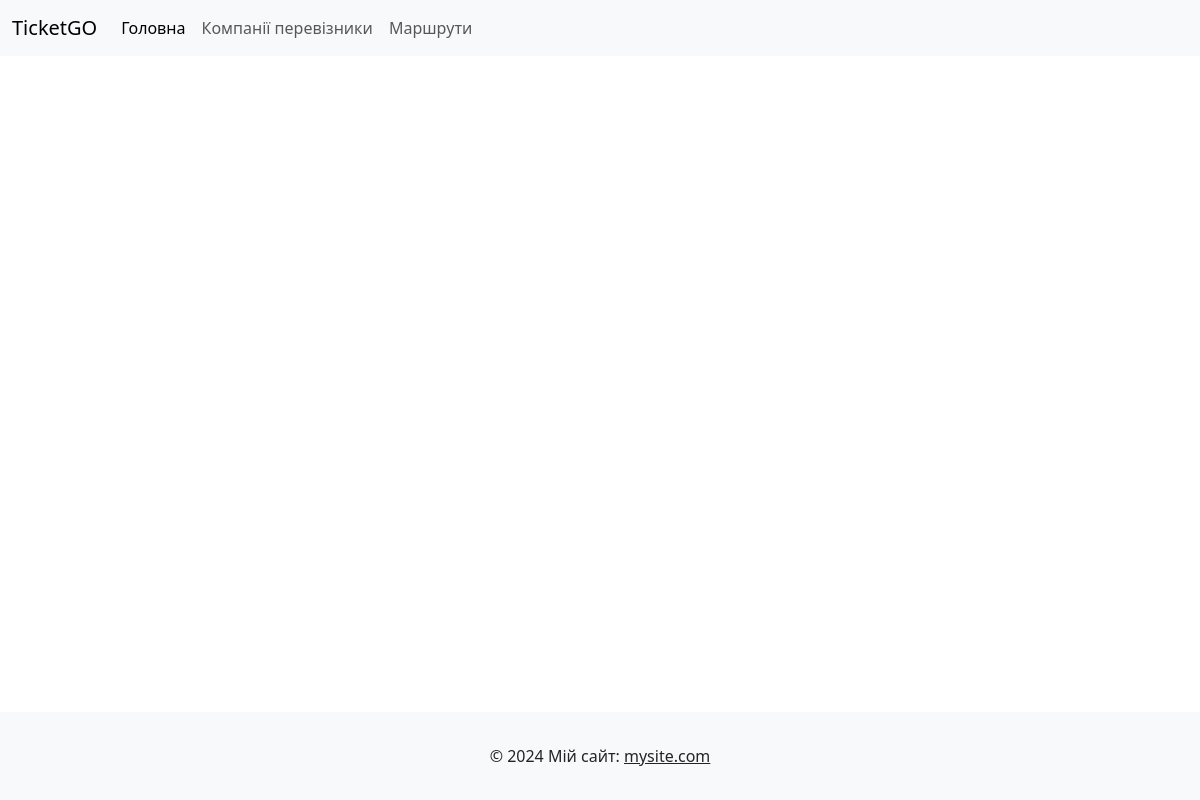
The app's page /buses/, older data.
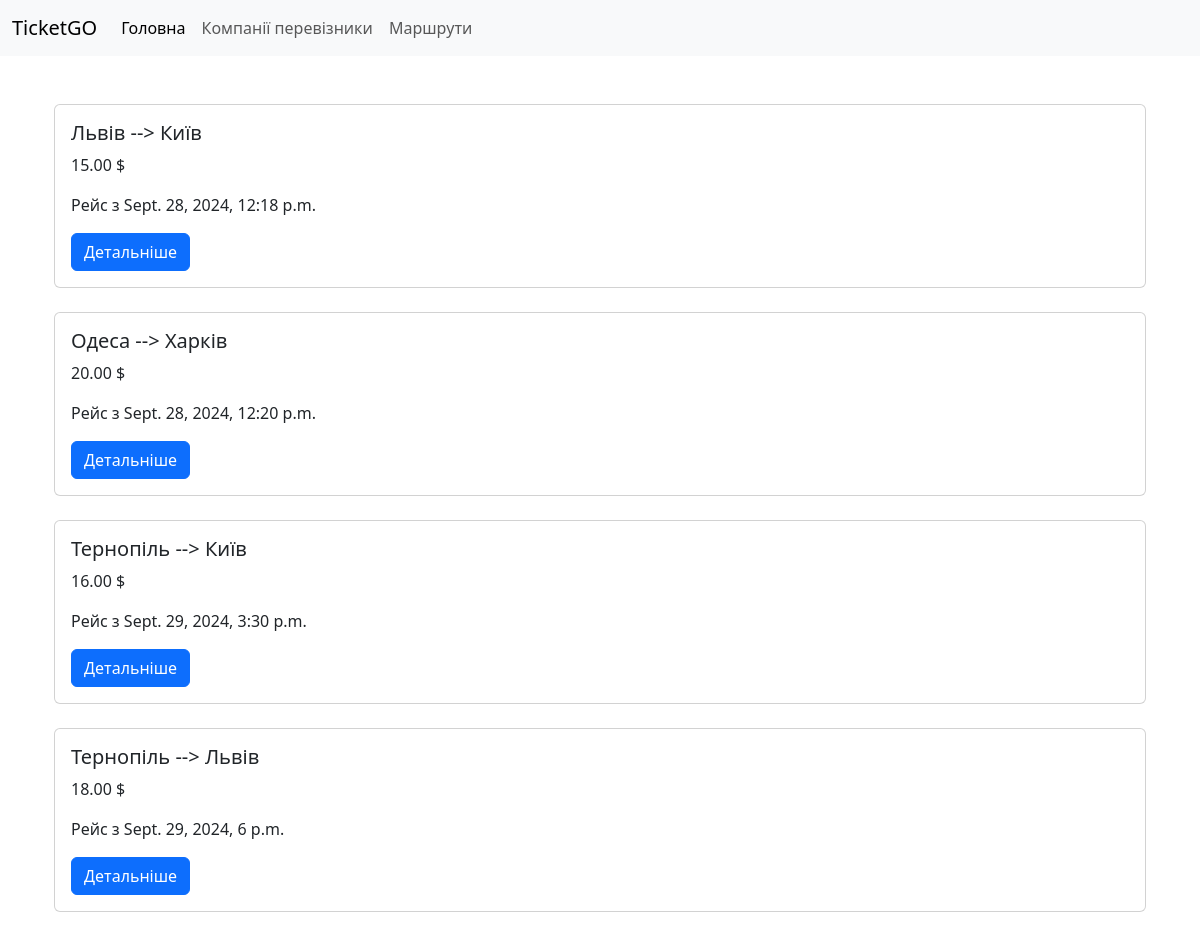
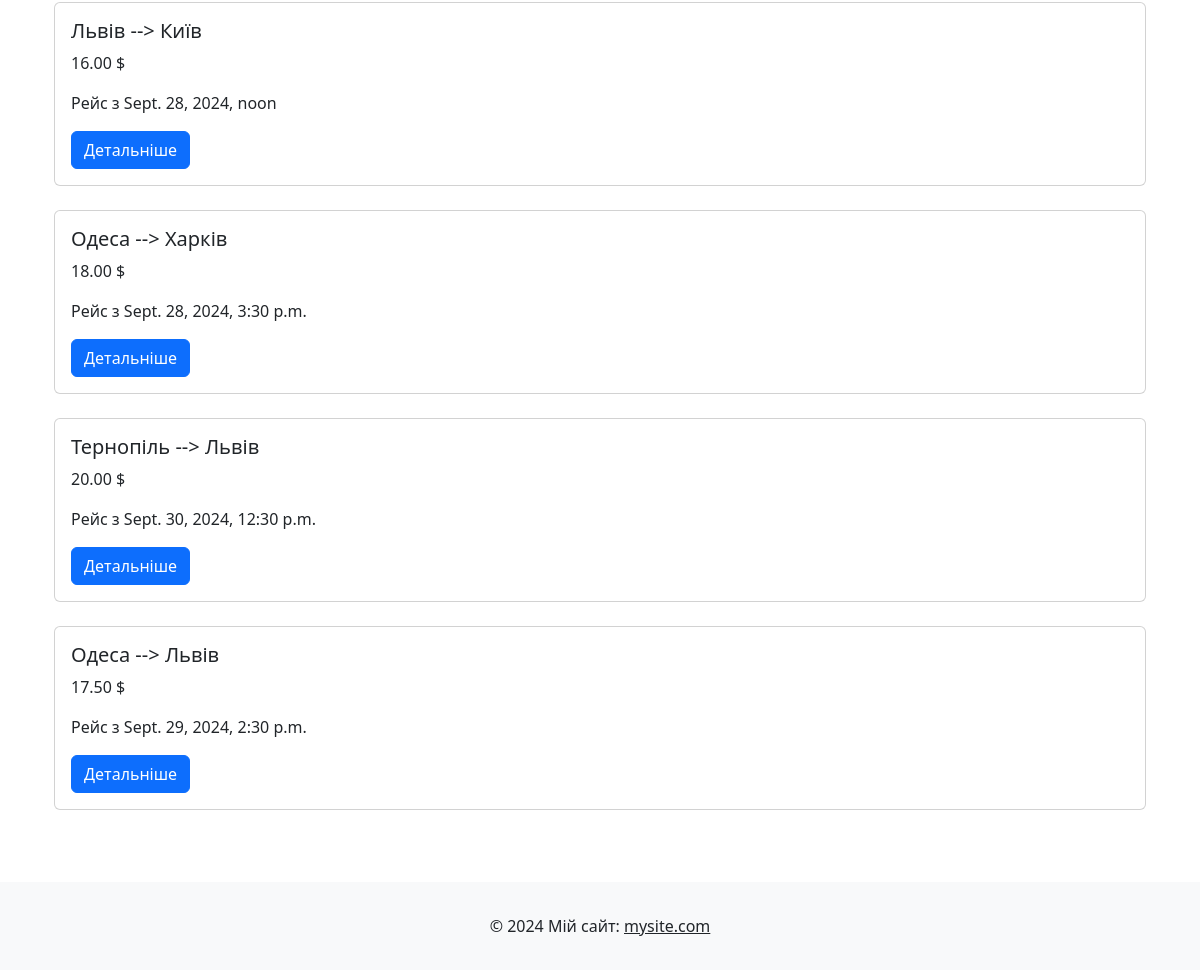
The same page, newer data (2 pictures, top to bottom).
### api/models.py (models this page shows, shortened)
class Bus(models.Model):
    class WiFiChoice(models.TextChoices):
        NO = 'No', 'Not Available'
        YES = 'Yes', 'Available'
    class Socket(models.TextChoices):
        NO = 'No', 'Not Available'
        YES = 'Yes', 'Available'
    company_name = models.ForeignKey('CompanyName', on_delete=models.CASCADE)
    from_location = models.CharField(max_length=100)
    to_location = models.CharField(max_length=100)
    departure_time = models.DateTimeField()
    arrival_time = models.DateTimeField(null=True)
    price = models.DecimalField(max_digits=10, decimal_places=2)
    available_seats = models.PositiveIntegerField()
    wi_fi_availability = models.CharField(max_length=3, choices=WiFiChoice.choices)
    socket_availability = models.CharField(max_length=3, choices=Socket.choices)
    class Meta:
        verbose_name_plural = 'Buses'

### api/views.py (the view)
# urls.py: path('buses/', views.show_buses, name='show_buses'),
def show_buses(request):
    return render(request, 'api/buses.html', {'buses': Bus.objects.all(), 'title': 'Buses'})

### api/templates/api/buses.html
{% extends 'base.html' %}
{% block content %}
<div class="container mt-5">
    {% for bus in buses %}
    <div class="row-mb-4">
        <div class="card mb-4">
            <div class="card-body">
                <h5 class="card-title">{{ bus.from_location }} --> {{ bus.to_location }}</h5>
                <p class="card-text">{{ bus.price }} $</p>
                <p class="card-text">Рейс з {{ bus.departure_time }}</p>
                <a href="{% url 'show_buses' bus_id=bus.id %}" class="btn btn-primary">Детальніше</a>
            </div>
        </div>
    </div>
    {% endfor %}
</div>
{% endblock %}

Row changes from the older to the newer data that the page shows:
added Bus: from_location "Львів", to_location "Київ", price "15.00", departure_time "Sept. 28, 2024, 12:18 p.m."
added Bus: from_location "Одеса", to_location "Харків", price "20.00", departure_time "Sept. 28, 2024, 12:20 p.m."
added Bus: from_location "Тернопіль", to_location "Київ", price "16.00", departure_time "Sept. 29, 2024, 3:30 p.m."
added Bus: from_location "Тернопіль", to_location "Львів", price "18.00", departure_time "Sept. 29, 2024, 6 p.m."
added Bus: from_location "Львів", to_location "Київ", price "16.00", departure_time "Sept. 28, 2024, noon"
added Bus: from_location "Одеса", to_location "Харків", price "18.00", departure_time "Sept. 28, 2024, 3:30 p.m."
added Bus: from_location "Тернопіль", to_location "Львів", price "20.00", departure_time "Sept. 30, 2024, 12:30 p.m."
added Bus: from_location "Одеса", to_location "Львів", price "17.50", departure_time "Sept. 29, 2024, 2:30 p.m."
